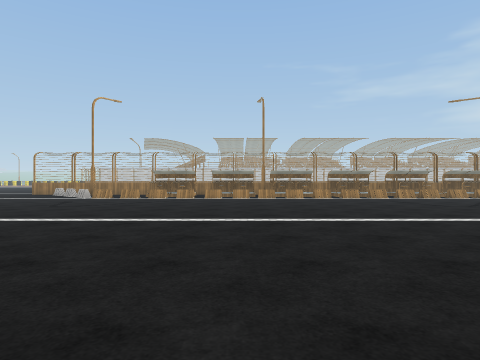
view 1 (above)

24 first-person views from a walk through a Unity game level. The camera is 1.4 m above the floor, looks level and sees 75° across. Doors are open. The floor is counted in squares, 2 m on a side. Each view is taken from the middle of a square. On the plan, view 1 faces up. The plan holds only what a view shows up to about 10 squares ahead; the rest is blank. The place goes on beyond the plan. The player is left out. Some surface patterns are stand-ins.

view 2
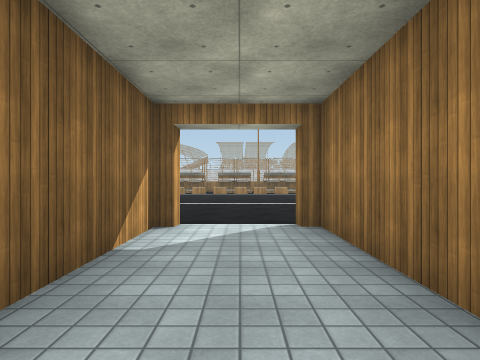

view 3
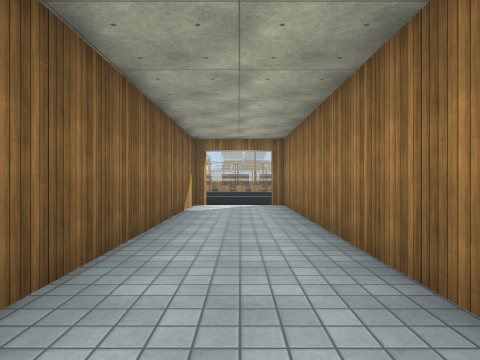

view 4
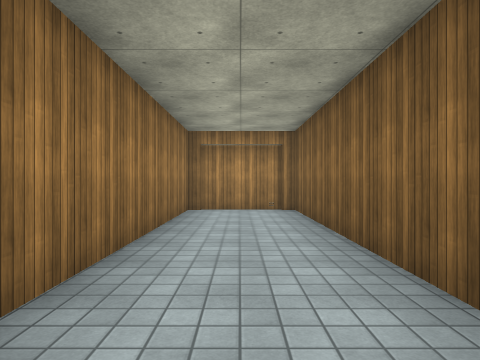

view 5
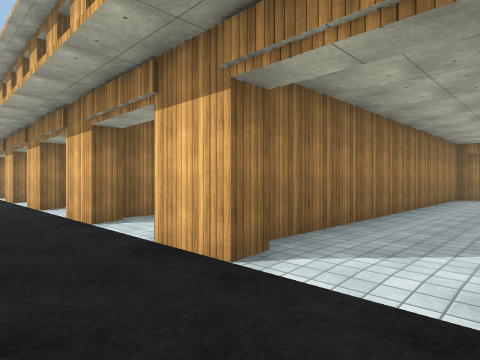

view 6
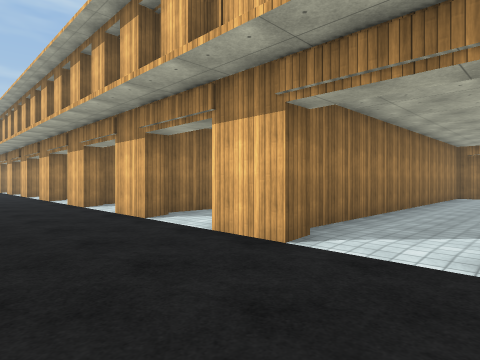

view 7
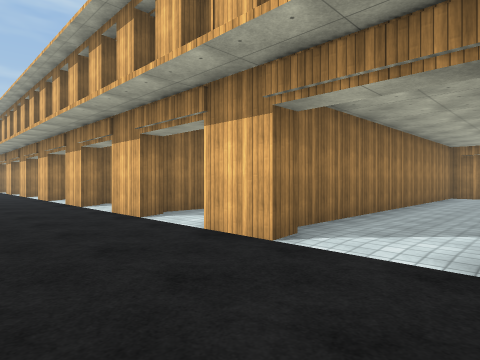

view 8
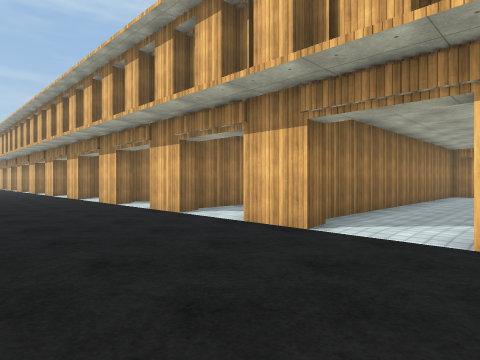

view 9
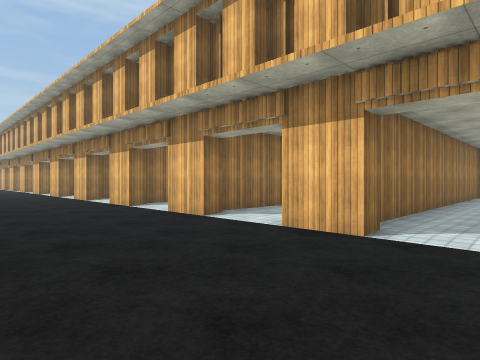

view 10
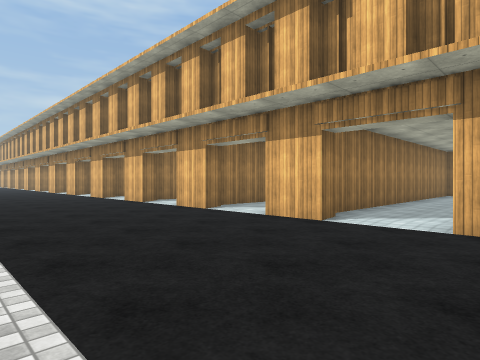

view 11
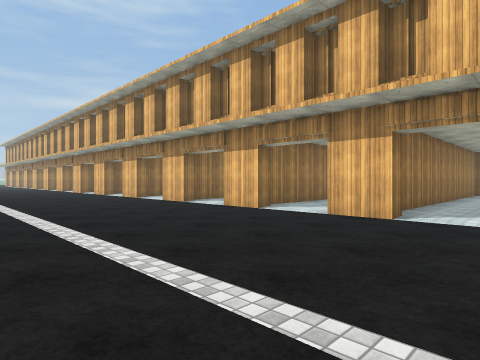

view 12
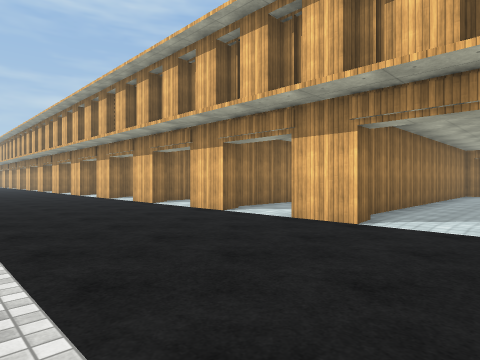

view 13
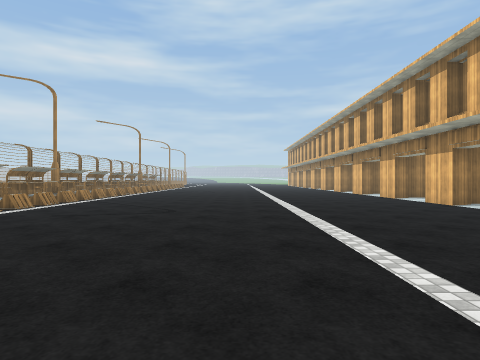

view 14
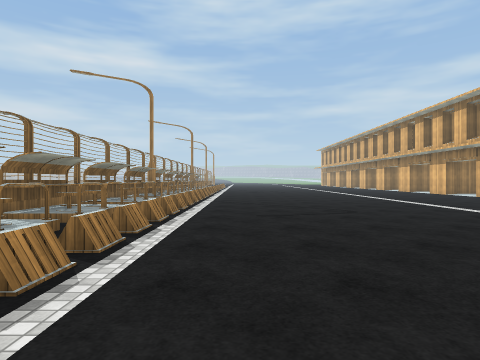

view 15
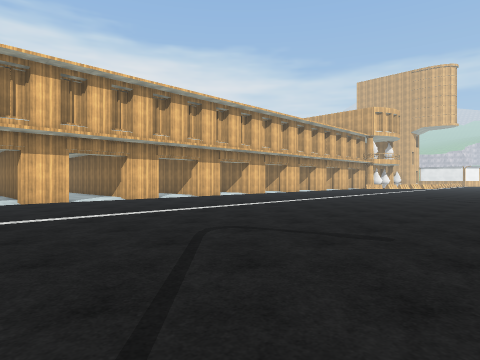

view 16
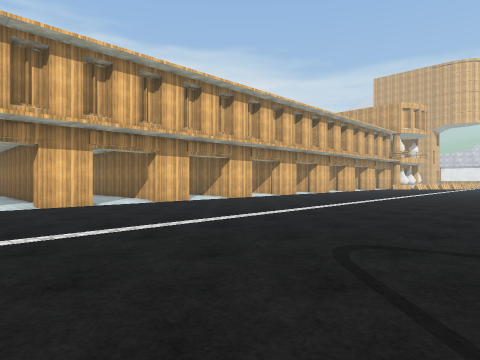

view 17
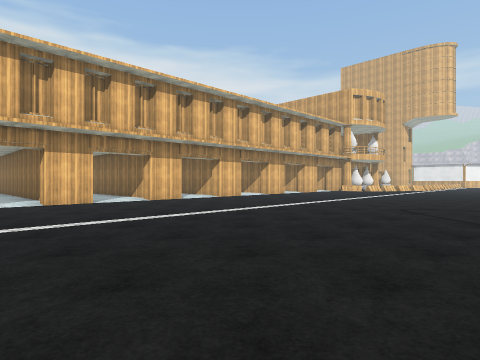

view 18
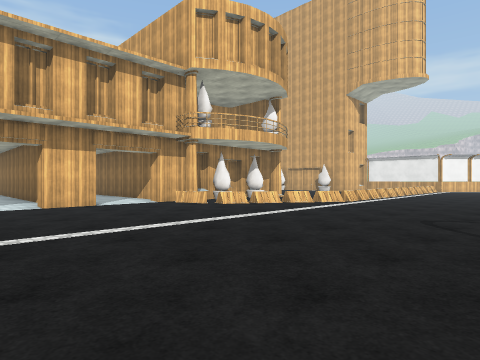

view 19
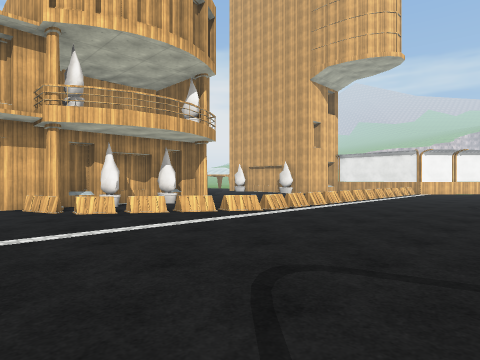

view 20
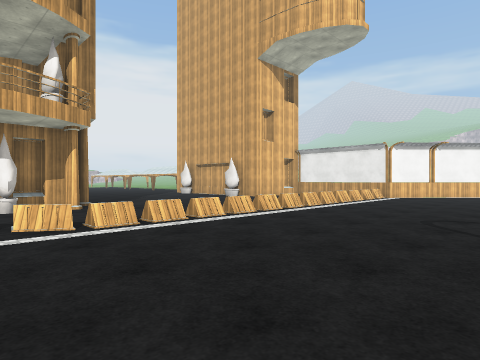

view 21
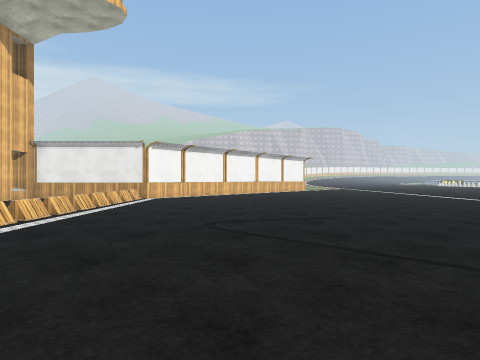

view 22
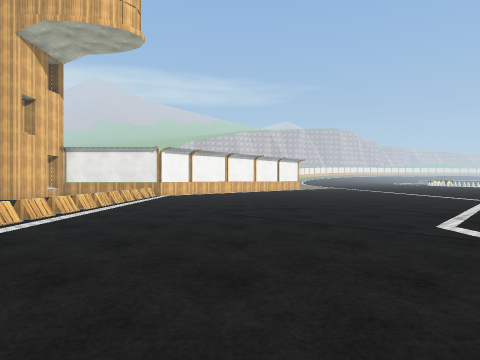

view 23
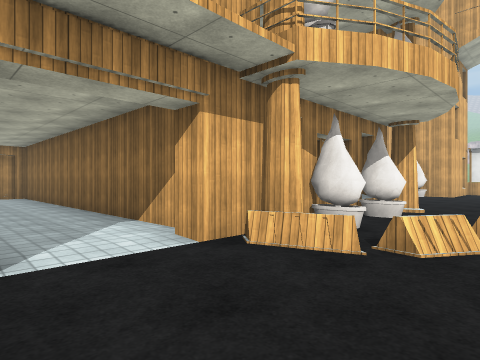

view 24
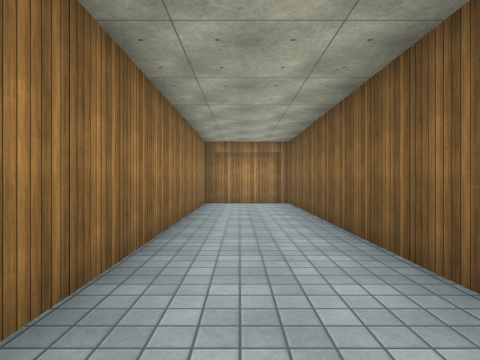

### Floor plan
Ten units are one square. View 1 is at (0, 0); x grows to the right and y downward. Boxes are objects, and circles mark ways between rooms. Rooms are numbered by the first view taken in them; rooms with no view inside come last. Other rooms are left out.
<svg viewBox="-184 -148 499 248">
<path fill="none" stroke="#000" d="M-10 -7 -13 -7 -13 94M12 92 12 -8M-10 95 10 95M73 -12 86 -12M105 -12 117 -12M41 -12 54 -12M136 -12 150 -12M9 -12 23 -12M168 -12 181 -12M-22 -12 -10 -12M200 -12 214 -12M-67 -12 -42 -12M232 -12 245 -12M254 -136 244 -136M264 -12 276 -12M274 -143 261 -143M281 -136 261 -136M296 -12 309 -12M309 -136 289 -136M-59 -35 -50 -29 -46 -15M236 -125 229 -125M-86 -52 -64 -38M248 -125 240 -125M-104 -52 -87 -52 -87 -49M-113 -52 -106 -52M-123 -52 -115 -52M291 -125 284 -125M-141 -52 -124 -52M303 -125 295 -125M-160 -52 -143 -52M-169 -52 -161 -52M-179 -52 -170 -52M-45 -2 -45 92M-42 95 -22 95M-20 94 -20 12M44 78 44 -6"/>
<circle cx="0" cy="-10" r="3" fill="#2a7"/>
<circle cx="-35" cy="-10" r="3" fill="#2a7"/>
<circle cx="35" cy="-10" r="3" fill="#2a7"/>
<text x="0" y="40">1</text>
<text x="80" y="-80">2</text>
<text x="-40" y="40">3</text>
<text x="30" y="40">4</text>
</svg>
Room 1 opens to room 2. Room 2 opens to room 3. Room 2 opens to room 4.

Where each view was taken, in squares from view 1:
view 1: 0 up, 0 right, facing up
view 2: 4 down, 0 right, facing up
view 3: 8 down, 0 right, facing up
view 4: 2 down, 0 right, facing down
view 5: 3 up, 1 left, facing down-right
view 6: 4 up, 2 right, facing down-right
view 7: 4 up, 5 right, facing down-right
view 8: 5 up, 8 right, facing down-right
view 9: 5 up, 12 right, facing down-right
view 10: 6 up, 14 right, facing down-right
view 11: 7 up, 18 right, facing down-right
view 12: 6 up, 21 right, facing down-right
view 13: 7 up, 21 right, facing right
view 14: 11 up, 21 right, facing right
view 15: 12 up, 20 right, facing down-left
view 16: 10 up, 20 right, facing down-left
view 17: 11 up, 14 right, facing down-left
view 18: 10 up, 1 right, facing down-left
view 19: 10 up, 3 left, facing down-left
view 20: 10 up, 7 left, facing down-left
view 21: 9 up, 8 left, facing left
view 22: 9 up, 6 left, facing left
view 23: 4 up, 2 left, facing down-left
view 24: 0 up, 3 left, facing down
